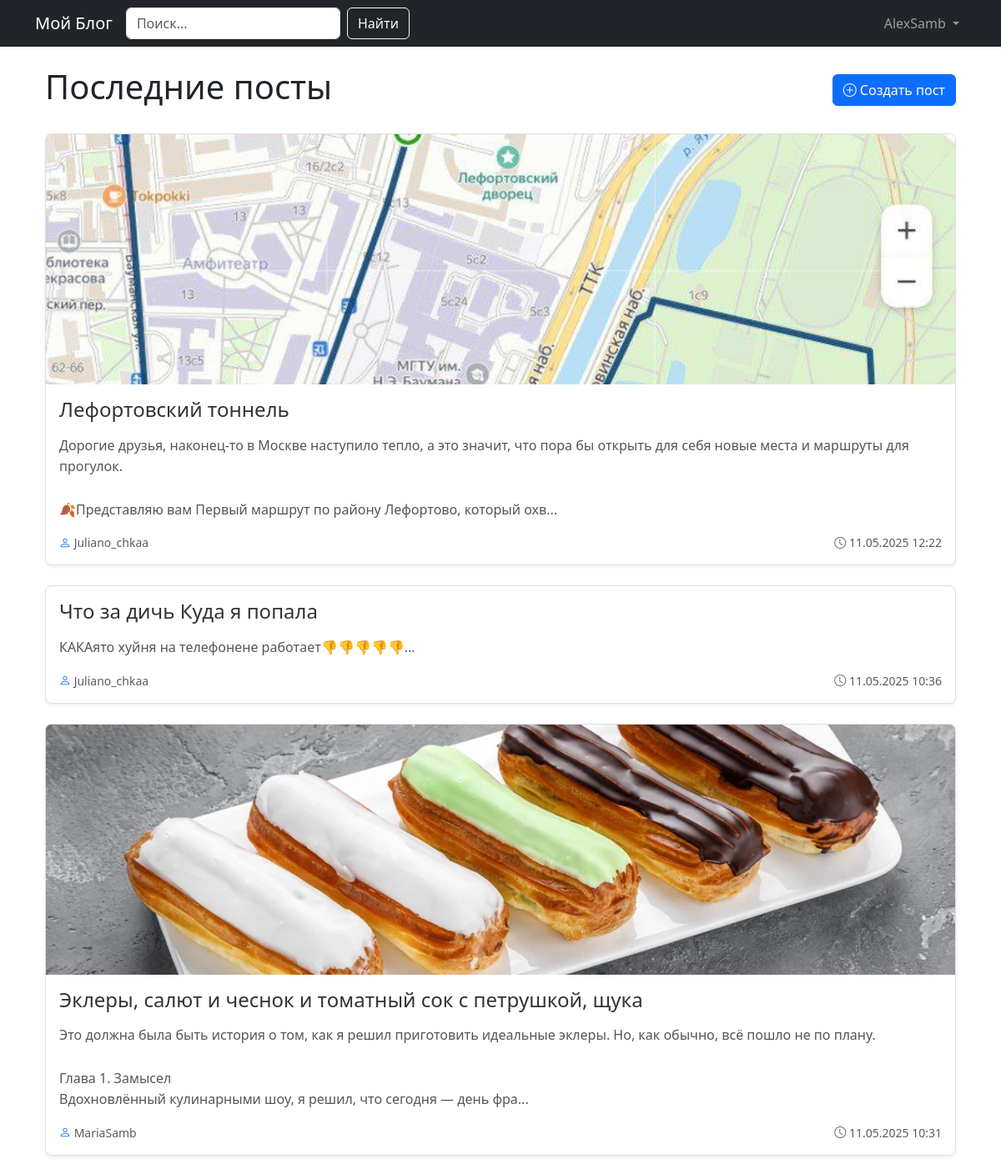
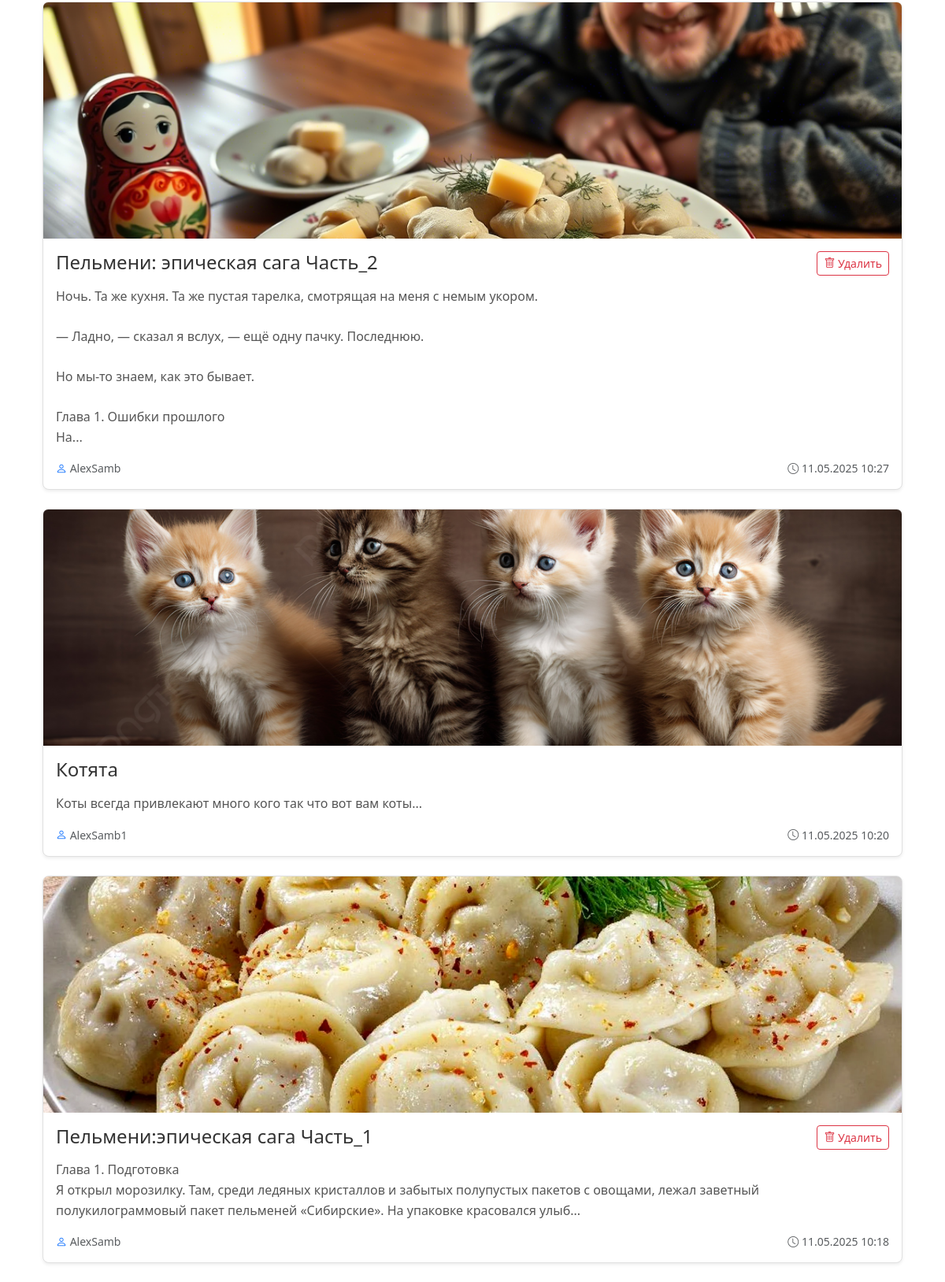
Screenshot of / (signed in) with the database file from the repository (2 pictures, top to bottom).
### app.py (models this page shows, shortened)
class User(UserMixin, db.Model):
    id = db.Column(db.Integer, primary_key=True)
    username = db.Column(db.String(50), unique=True, nullable=False)
    password_hash = db.Column(db.String(128))
    posts = db.relationship('Post', backref='author', lazy=True)
    avatar_filename = db.Column(db.String(255))
    @property
    def password(self):
        raise AttributeError('Пароль не доступен для чтения')

class Post(db.Model):
    id = db.Column(db.Integer, primary_key=True)
    title = db.Column(db.String(100), nullable=False)
    content = db.Column(db.Text, nullable=False)
    image_filename = db.Column(db.String(255))
    user_id = db.Column(db.Integer, db.ForeignKey('user.id'), nullable=False)
    created_at = db.Column(db.DateTime, default=datetime.utcnow)
    summary = db.Column(db.Text)

### app.py (the view)
@app.route('/')
def index():
    posts = Post.query.order_by(Post.created_at.desc()).all()
    return render_template('index.html', posts=posts)

### app.py (called while the page is built)
@login_manager.user_loader
def load_user(user_id):
    return db.session.get(User, int(user_id))

### templates/index.html (shortened to what this page needs)
{% extends "base.html" %}
{% block content %}
<div class="container mt-4">
    <div class="d-flex justify-content-between align-items-center mb-4">
        <h1>Последние посты</h1>
        {% if current_user.is_authenticated %}
            <a href="{{ url_for('create_post') }}" class="btn btn-primary">
                <i class="bi bi-plus-circle"></i> Создать пост
            </a>
        {% endif %}
    </div>
    <div class="row">
        {% for post in posts %}
        <div class="col-12 mb-4">
            <div class="card h-100 shadow-sm">
                <a href="{{ url_for('view_post', post_id=post.id) }}">
                    {% if post.image_filename %}
                        <img src="{{ url_for('static', filename='uploads/' + post.image_filename) }}"
                             alt="Изображение поста" class="card-img-top rounded-top" style="max-height: 300px; object-fit: cover;">
                    {% endif %}
                </a>
                <div class="card-body">
                    <div class="d-flex justify-content-between align-items-start">
                        <h2 class="card-title mb-3">{{ post.title }}</h2>
                        {% if current_user == post.author %}
                        <form action="{{ url_for('delete_post', post_id=post.id) }}" method="POST">
                            <button type="submit" class="btn btn-sm btn-outline-danger"
                                    onclick="return confirm('Удалить этот пост?')">
                                <i class="bi bi-trash"></i> Удалить
                            </button>
                        </form>
                        {% endif %}
                    </div>
                    <p class="card-text">{{ post.content[:200] }}...</p>
                    <div class="d-flex justify-content-between align-items-center mt-3 text-muted">
                        <small>
                             <a href="{{ url_for('profile', username=post.author.username) }}" class="bi bi-person"></a>  {{ post.author.username }}
                        </small>
                        <small>
                            <i class="bi bi-clock"></i> {{ post.created_at.strftime('%d.%m.%Y %H:%M') }}
                        </small>
                    </div>
                </div>
            </div>
        </div>
        {% endfor %}
    </div>
</div>
<link rel="stylesheet" href="https://cdn.jsdelivr.net/npm/bootstrap-icons @1.8.0/font/bootstrap-icons.css">
{% endblock %}

### templates/base.html (shortened to what this page needs)
<!DOCTYPE html>
<html lang="ru">
<head>
    <link rel="stylesheet" href="https://cdn.jsdelivr.net/npm/bootstrap-icons@1.8.0/font/bootstrap-icons.css">
    <link href="https://cdn.jsdelivr.net/npm/bootstrap@5.3.0/dist/css/bootstrap.min.css" rel="stylesheet">
</head>
<body>
    <nav class="navbar navbar-expand-lg navbar-dark bg-dark">
        <div class="container">
            <a class="navbar-brand" href="{{ url_for('index') }}">Мой Блог</a>
            <div class="collapse navbar-collapse" id="navbarNav">
                <form class="d-flex me-3" action="{{ url_for('search') }}" method="GET">
                    <input class="form-control me-2" type="search" name="q" placeholder="Поиск..." aria-label="Поиск">
                    <button class="btn btn-outline-light" type="submit">Найти</button>
                </form>
                <ul class="navbar-nav ms-auto">
                    {% if current_user.is_authenticated %}
                        <li class="nav-item dropdown">
                            <a class="nav-link dropdown-toggle" href="#" role="button" data-bs-toggle="dropdown" aria-expanded="false">
                                {{ current_user.username }}
                            </a>
                        </li>
                    {% endif %}
                </ul>
            </div>
        </div>
    </nav>
    <div class="container mt-4">
        {% block content %}{% endblock %}
    </div>
</body>
</html>

### templates/index.html (style rules this page uses)
.card { transition: transform 0.2s; border-radius: 8px; border: 1px solid #e0e0e0; }
.card-title { font-size: 1.5rem; color: #333; }
.card-text { color: #555; line-height: 1.6; white-space: pre-line; }

### rows the page displays
User: username "AlexSamb"
Post: image_filename (picture), title "Лефортовский тоннель", content "Дорогие друзья, наконец-то в Москве наступило тепло, а это значит, что пора бы открыть для себя новые места и маршруты для прогулок. 🍂Представляю вам Первый маршрут по району Лефортово, который охв", author.username "Juliano_chkaa", created_at "11.05.2025 12:22"
Post: title "Что за дичь Куда я попала", content "КАКАято хуйня на телефонене работает👎👎👎👎👎", author.username "Juliano_chkaa", created_at "11.05.2025 10:36"
Post: image_filename (picture), title "Эклеры, салют и чеснок и томатный сок с петрушкой, щука", content "Это должна была быть история о том, как я решил приготовить идеальные эклеры. Но, как обычно, всё пошло не по плану. Глава 1. Замысел Вдохновлённый кулинарными шоу, я решил, что сегодня — день фра", author.username "MariaSamb", created_at "11.05.2025 10:31"
Post: image_filename (picture), title "Пельмени: эпическая сага Часть_2", content "Ночь. Та же кухня. Та же пустая тарелка, смотрящая на меня с немым укором. — Ладно, — сказал я вслух, — ещё одну пачку. Последнюю. Но мы-то знаем, как это бывает. Глава 1. Ошибки прошлого На", author.username "AlexSamb", created_at "11.05.2025 10:27"
Post: image_filename (picture), title "Котята", content "Коты всегда привлекают много кого так что вот вам коты", author.username "AlexSamb1", created_at "11.05.2025 10:20"
Post: image_filename (picture), title "Пельмени:эпическая сага Часть_1", content "Глава 1. Подготовка Я открыл морозилку. Там, среди ледяных кристаллов и забытых полупустых пакетов с овощами, лежал заветный полукилограммовый пакет пельменей «Сибирские». На упаковке красовался улыб", author.username "AlexSamb", created_at "11.05.2025 10:18"
